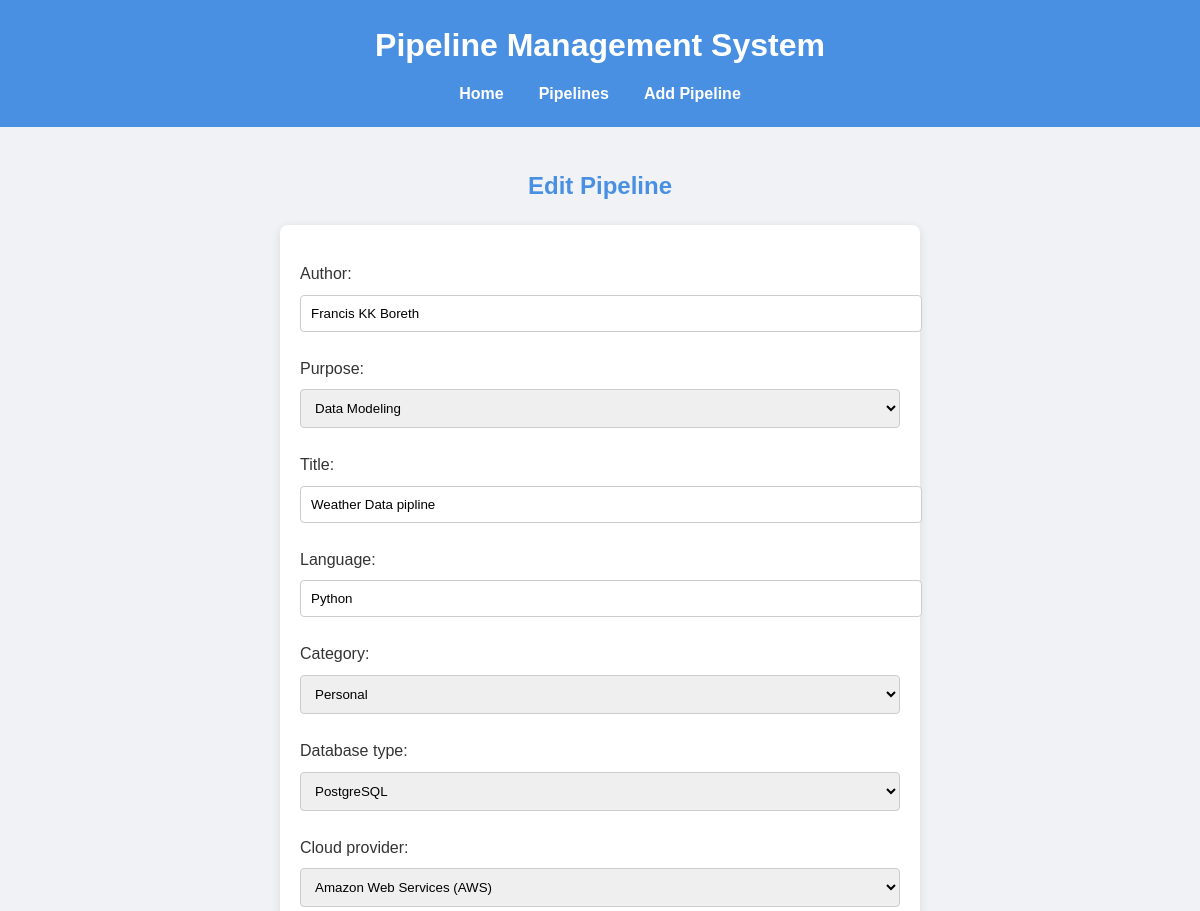
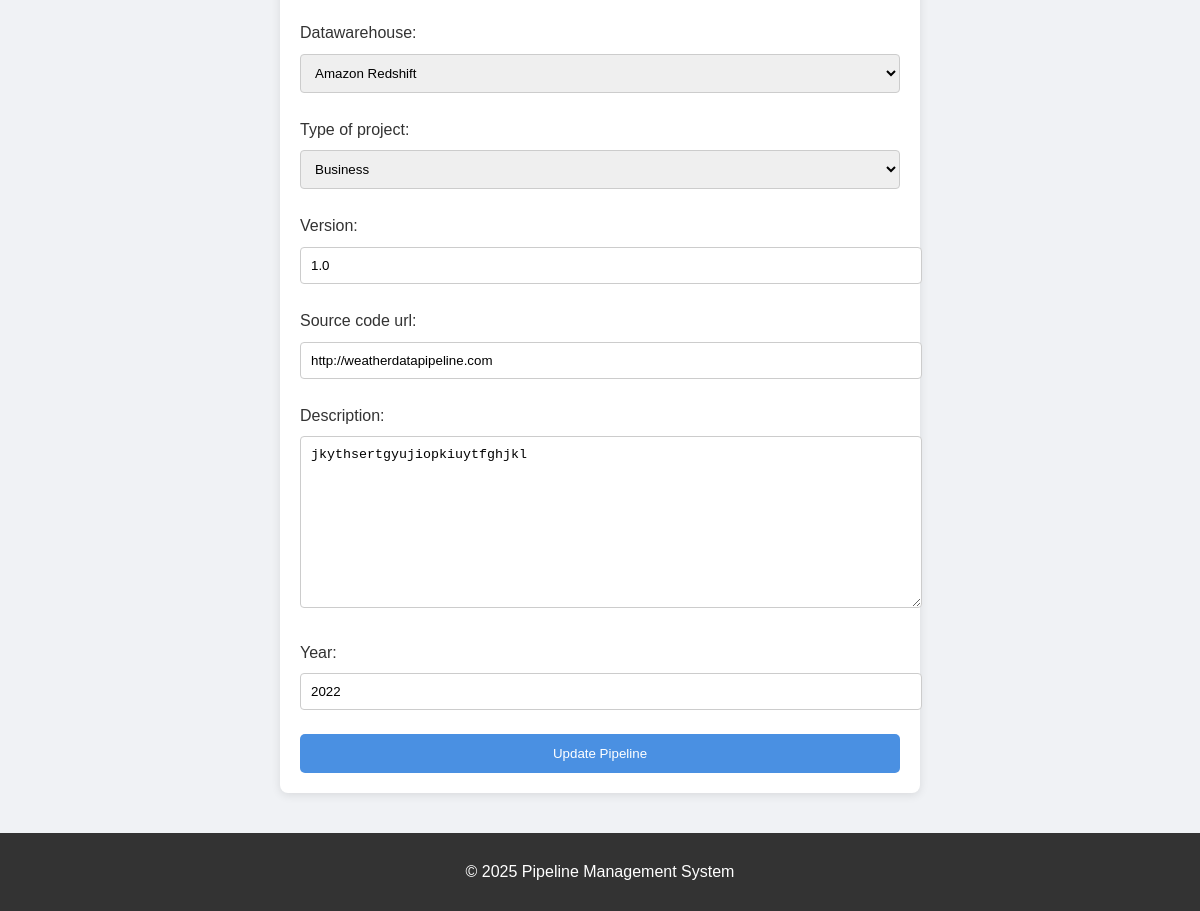
Screenshot of /pipelines/1/edit/ with the database file from the repository (2 pictures, top to bottom).
### DeLib/models.py (models this page shows)
class PipelineDetails(models.Model):
    project_purpose_choices = [
        ('ETL', 'ETL'),
        ('Data Analysis', 'Data Analysis'),
        ('Data Visualization', 'Data Visualization'),
        ('Data Modeling', 'Data Modeling'),
        ('Data Warehousing', 'Data Warehousing'),
        ('Data Lake', 'Data Lake'),
        ('Data Science', 'Data Science'),
        ('Machine Learning', 'Machine Learning'),
        ('Deep Learning', 'Deep Learning'),
        ('Natural Language Processing', 'Natural Language Processing'),
        ('Computer Vision', 'Computer Vision'),
        ('Big Data', 'Big Data'),
        ('Data Engineering', 'Data Engineering'),
        ('Data Governance', 'Data Governance'),
        ('Data Quality', 'Data Quality'),
        ('Data Security', 'Data Security'),
        ('Data Privacy', 'Data Privacy'),
        ('Data Catalog', 'Data Catalog'),
        ('Data Lineage', 'Data Lineage'),
        ('Data Profiling', 'Data Profiling'),
        ('Data Masking', 'Data Masking'),
        ('Data Monitoring', 'Data Monitoring'),
        ('Data Orchestration', 'Data Orchestration'),
        ('Data Pipelines', 'Data Pipelines'),
        ('Data Replication', 'Data Replication'),
        ('Data Integration', 'Data Integration'),
        ('Data Migration', 'Data Migration'),
        ('Data Transformation', 'Data Transformation'),
        ('Data Ingestion', 'Data Ingestion'),
        ('Data Streaming', 'Data Streaming'),
        ('Data Batch Processing', 'Data Batch Processing'),
        ('Data Real-time Processing', 'Data Real-time Processing')
    ]
    database_choices = [
        ('MySQL', 'MySQL'),
        ('PostgreSQL', 'PostgreSQL'),
        ('MongoDB', 'MongoDB'),
        ('Azure SQL Database', 'Azure SQL Database'),
        ('Amazon Redshift', 'Amazon Redshift'),
        ('Google Cloud Spanner', 'Google Cloud Spanner'),
        ('DynamoDB', 'DynamoDB'),
        ('Cassandra', 'Cassandra'),
        ('Snowflake', 'Snowflake'),
        ('Oracle Database', 'Oracle Database'),
        ('IBM Db2', 'IBM Db2'),
        ('SQL Server', 'SQL Server'),
        ('Sybase', 'Sybase'),
        ('MariaDB', 'MariaDB'),
        ('SQLite', 'SQLite'),
        ('Firebase', 'Firebase'),
        ('Google Cloud Firestore', 'Google Cloud Firestore'),
        ('Google Cloud Bigtable', 'Google Cloud Bigtable'),
        ('Apache Cassandra', 'Apache Cassandra')
    ]
    datawarehouse_choices = [
        ('Amazon Redshift', 'Amazon Redshift'),
        ('Google Cloud Spanner', 'Google Cloud Spanner'),
        ('Snowflake', 'Snowflake'),
        ('Oracle Database', 'Oracle Database'),
        ('IBM Db2', 'IBM Db2'),
        ('SQL Server', 'SQL Server'),
        ('MariaDB', 'MariaDB'),
        ('Google Cloud Firestore', 'Google Cloud Firestore'),
        ('Google Cloud Bigtable', 'Google Cloud Bigtable')
    ]
    cloud_provider_choices = [
        ('AWS', 'Amazon Web Services (AWS)'),
        ('Azure', 'Microsoft Azure'),
        ('GCP', 'Google Cloud Platform (GCP)'),
        ('IBM Cloud', 'IBM Cloud'),
        ('Oracle Cloud', 'Oracle Cloud'),
        ('Alibaba Cloud', 'Alibaba Cloud'),
        ('Snowflake', 'Snowflake'),
        ('Databricks', 'Databricks'),
        ('Cloudera', 'Cloudera'),
        ('BigQuery', 'Google BigQuery'),
        ('Redshift', 'Amazon Redshift'),
        ('Synapse', 'Azure Synapse Analytics'),
        ('Dremio', 'Dremio'),
        ('Flink', 'Apache Flink Cloud Services'),
        ('Confluent', 'Confluent Cloud (Kafka)'),
        ('DataBricks', 'DataBricks on AWS/Azure'),
        ('Firebolt', 'Firebolt'),
        ('ClickHouse', 'ClickHouse Cloud'),
        ('ElasticSearch', 'Elastic Cloud'),
        ('MinIO', 'MinIO Object Storage')
    ]
    project_type_choices = [
        ('Business', 'Business'),
        ('Education', 'Education'),
        ('Government', 'Government'),
        ('Healthcare', 'Healthcare'),
        ('Insurance', 'Insurance'),
        ('Manufacturing', 'Manufacturing'),
        ('Retail', 'Retail'),
        ('Service', 'Service'),
        ('Technology', 'Technology'),
        ('Transportation', 'Transportation'),
        ('Other', 'Other')
    ]
    category_choices = [
        ('Personal', 'Personal'),
        ('Company', 'Company'),
        ('Group', 'Group'),
        ('Community', 'Community')
    ]
    author = models.CharField(max_length=100)
    purpose = models.CharField(max_length=100, choices=project_purpose_choices, default='ETL')
    title = models.CharField(max_length=100)
    language = models.CharField(max_length=250)
    category = models.CharField(max_length=100, choices=category_choices, default='Personal')
    database_type = models.CharField(max_length=100, choices=database_choices, default='MySQL')
    cloud_provider = models.CharField(max_length=100, choices=cloud_provider_choices, default='AWS')
    datawarehouse = models.CharField(max_length=100, choices=datawarehouse_choices, default='Amazon Redshift')
    type_of_project = models.CharField(max_length=100, choices=project_type_choices, default='Business')
    version = models.CharField(max_length=50)
    source_code_url = models.URLField(max_length=250)
    description = models.TextField()
    year = models.IntegerField()

### DeLib/views.py (the view)
# urls.py: path('pipelines/<int:pk>/edit/', views.pipeline_edit, name='pipeline_edit'),
def pipeline_edit(request, pk):
    pipeline = get_object_or_404(PipelineDetails, pk=pk)
    if request.method == 'POST':
        form = PipelineDetailsForm(request.POST, instance=pipeline)
        if form.is_valid():
            form.save()
            return redirect('pipeline_detail', pk=pipeline.pk)
    else:
        form = PipelineDetailsForm(instance=pipeline)
    return render(request, 'pipelines/edit.html', {'form': form, 'pipeline': pipeline})

### DeLib/forms.py
class PipelineDetailsForm(forms.ModelForm):
    class Meta:
        model = PipelineDetails
        fields = '__all__'

### DeLib/templates/pipelines/edit.html (shortened to what this page needs)
{% extends 'base.html' %}
{% block content %}
<h2>Edit Pipeline</h2>
<form method="post">
    {{ form.as_p }}
    <button type="submit">Update Pipeline</button>
</form>
{% endblock %}

### rows the page displays
PipelineDetails: author "Francis KK Boreth", purpose "Data Modeling", title "Weather Data pipline", language "Python", category "Personal", database_type "PostgreSQL", cloud_provider "Amazon Web Services (AWS)", datawarehouse "Amazon Redshift", type_of_project "Business", version "1.0", source_code_url "http://weatherdatapipeline.com", description "jkythsertgyujiopkiuytfghjkl", year "2022"
